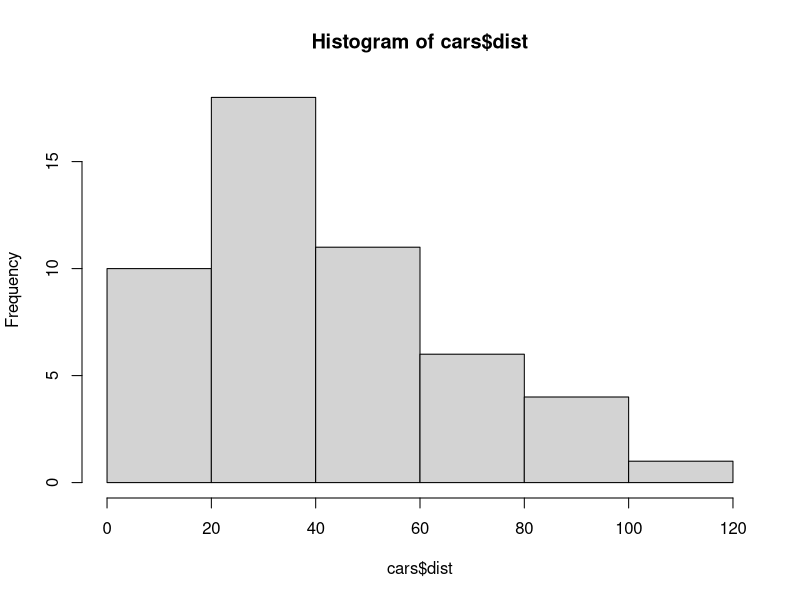

Recreate this plot in R.
## ---- chunk 1
cars
## ---- chunk 2
hist(cars$dist)
## ---- chunk 3
hist(cars$dist
     , plot=FALSE)
